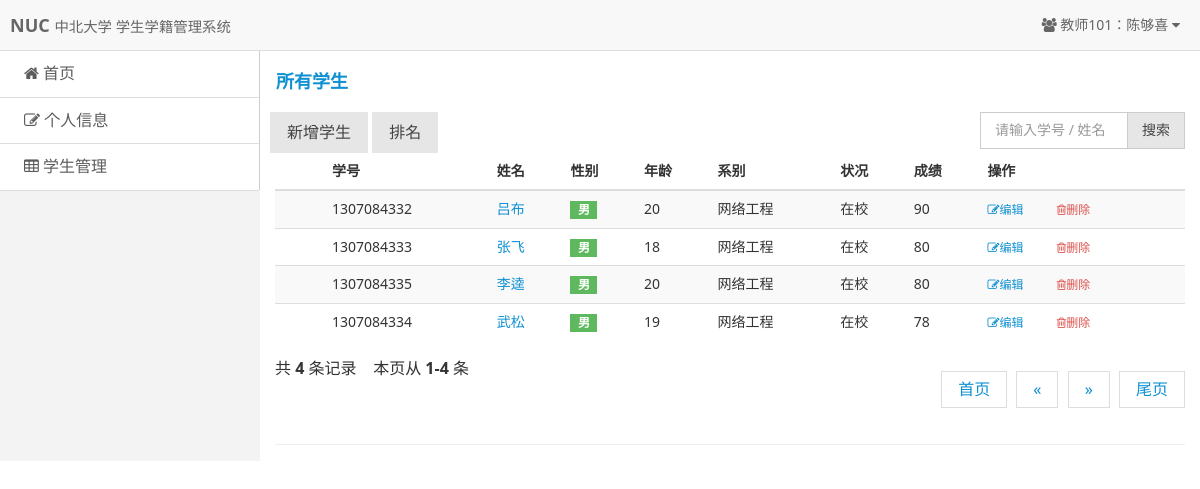
/pages/admin-stus.php?r=stus&grade=1 (signed in), run on the app's committed database.
### tables this page shows
CREATE TABLE `teacher` (
  `id` int(11) NOT NULL AUTO_INCREMENT,
  `tno` varchar(20) NOT NULL,
  `tname` varchar(20) NOT NULL,
  `tsex` varchar(20) NOT NULL,
  `password` varchar(100) NOT NULL,
  PRIMARY KEY (`id`)
);

CREATE TABLE `student` (
  `id` int(11) NOT NULL AUTO_INCREMENT,
  `sno` varchar(20) NOT NULL,
  `sname` varchar(20) NOT NULL,
  `ssex` varchar(20) NOT NULL,
  `sage` smallint(6) NOT NULL,
  `sdept` varchar(20) NOT NULL,
  `password` varchar(100) NOT NULL,
  `status` varchar(20) NOT NULL DEFAULT '在校',
  PRIMARY KEY (`id`)
);

CREATE TABLE `grade` (
  `id` int(11) NOT NULL AUTO_INCREMENT,
  `sno` varchar(20) NOT NULL,
  `cno` varchar(20) NOT NULL,
  `grade` varchar(20) DEFAULT NULL,
  PRIMARY KEY (`id`),
  KEY `sno` (`sno`),
  KEY `cno` (`cno`)
);

### inc/checklogin.php (called while the page is built, shortened)
<?php
$user = $_COOKIE ['user'];
$user_type = $_COOKIE ['user_type'];
if ($user == "") {
	header ( "Location: ?r=login" );
	exit ();
} else {
	switch ($user_type) {
		case 0 :
			$query = "SELECT * FROM teacher WHERE tno='$user'";
			$result = mysql_query ( $query ) or die ( 'SQL语句有误：' . mysql_error () );
			$users = mysql_fetch_array ( $result );
			$username = "教师{$users ['tno']}：" . $users ['tname'];
			break;
	}
}

### pages/admin-stus.php (the view, shortened to what this page needs)
<?php
require 'inc/checklogin.php';
include 'inc/page.class.php';
$query = "SELECT * FROM student";
$grade = $_GET ['grade'];
if ($grade == 1 && $user_type == 0) {
	$stu_teacher = mysql_fetch_array ( mysql_query ( "SELECT cno,cname FROM course WHERE tno='{$users['tno']}'" ) );
	$query = "SELECT student.sno sno,student.sname sname,student.ssex ssex,student.sage sage,student.sdept sdept,student.status status,grade.grade grade FROM student,grade WHERE student.sno=grade.sno AND grade.cno='{$stu_teacher['cno']}' ORDER BY grade DESC";
}
$result = mysql_query ( $query ) or die ( 'SQL语句有误：' . mysql_error () );
?>
<!doctype html>
<html class="no-js">
<head>
<link rel="stylesheet" href="assets/css/amazeui.min.css" />
<link rel="stylesheet" href="assets/css/admin.css">
</head>
<body>
	<header class="am-topbar admin-header">
		<?php require 'template/header.php';?>
	</header>
	<div class="am-cf admin-main">
		<?php require 'template/sidebar.php';?>
		<div class="admin-content">
			<div class="am-cf am-padding">
				<div class="am-fl am-cf">
					<strong class="am-text-primary am-text-lg">所有学生</strong>
				</div>
			</div>
			<div class="am-g">
				<div class="am-u-md-6 am-cf">
					<div class="am-fl am-cf">
						<div class="am-btn-toolbar am-fl">
							<?php
							if ($user_type == 0) {
								echo "<a href='?r=stunew'><button
										class='am-btn am-btn-default'>新增学生</button></a> ";
								echo "<a href='?r=stus&grade=1'><button
										class='am-btn am-btn-default'>排名</button></a> ";
							}
							?>
						</div>
					</div>
				</div>
				<div class="am-u-md-3 am-cf">
					<div class="am-fr">
						<form method="post" action="" enctype="multipart/form-data">
							<div class="am-input-group am-input-group-sm">
								<input type="text" class="am-form-field" name="searchkeys"
									placeholder="请输入学号 / 姓名" value=""> <span
									class="am-input-group-btn">
									<button class="am-btn am-btn-default" type="submit"
										name="search" value="yes">搜索</button>
								</span>
							</div>
						</form>
					</div>
				</div>
			</div>
			<div class="am-g">
				<div class="am-u-sm-12">
					<div class="am-form">
						<table class="am-table am-table-striped am-table-hover table-main">
							<thead>
								<tr>
									<th class="table-id"></th>
									<th>学号</th>
									<th>姓名</th>
									<th>性别</th>
									<th>年龄</th>
									<th>系别</th>
									<th>状况</th>
									<?php
									if ($user_type == 0) {
										echo "<th>成绩</th>";
									}
									?>
									<th>操作</th>
								</tr>
							</thead>
							<tbody>
							<?php
							$bignum = 20;
							$da_num = mysql_num_rows ( $result );
							$page = new Page ( $da_num, $bignum );
							$query .= " {$page->limit}";
							$result = mysql_query ( $query ) or die ( '分页出错:' . mysql_error () );
							while ( $stus = mysql_fetch_array ( $result ) ) {
								?>
								<tr>
									<td></td>
									<td><?php echo $stus['sno']?></td>
									<td><a href="#"><?php echo $stus['sname']?></a></td>
									<td><span class="am-badge am-badge-success"><?php echo $stus['ssex']?></span></td>
									<td><?php echo $stus['sage']?></td>
									<td><?php echo $stus['sdept']?></td>
									<td><?php echo $stus['status']?></td>
									<?php
								if ($user_type == 0) {
									$stu_tea = mysql_fetch_array ( mysql_query ( "SELECT cno,cname FROM course WHERE tno='{$users['tno']}'" ) );
									$stu_grade = mysql_fetch_array ( mysql_query ( "SELECT * FROM grade WHERE sno='{$stus['sno']}' AND cno='{$stu_tea['cno']}'" ) );
									echo "<td>{$stu_grade['grade']}</td>";
									?>
									<td><a href="?r=stuedit&sno=<?php echo $stus['sno']?>"
										class="am-btn-xs"><i class="am-icon-pencil-square-o"></i>编辑</a>
										<a class="am-btn am-btn-xs"> </a> <a
										href="?r=stus&delete=<?php echo $stus['sno']?>"
										onClick="return confirm('操作警告：\n\n请注意，删除后无法恢复，请谨慎操作\n\n您确定要删除吗？') "
										class="am-btn-xs am-text-danger"> <i class="am-icon-trash-o"></i>删除
									</a></td>
									<?php }?>
								</tr>
								<?php }?>
							</tbody>
						</table>
						<div class="am-cf">
							<?php echo $page->getMessage()?>
							<div class="am-fr">
								<ul class="am-pagination">
									<li><a href="<?php echo $page->startPage()?>">首页</a></li>
									<li><a href="<?php echo $page->prevPage()?>">«</a></li>
									<li><a href="<?php echo $page->nextPage()?>">»</a></li>
									<li><a href="<?php echo $page->endPage()?>">尾页</a></li>
								</ul>
							</div>
						</div>
						<hr />
					</div>
				</div>
			</div>
		</div>
	</div>
</body>
</html>

### template/header.php (shortened to what this page needs)
<div class="am-topbar-brand">
	<strong>NUC</strong> <small>中北大学 学生学籍管理系统</small>
</div>
<div class="am-collapse am-topbar-collapse" id="topbar-collapse">
	<ul
		class="am-nav am-nav-pills am-topbar-nav am-topbar-right admin-header-list">
		<li class="am-dropdown" data-am-dropdown><a class="am-dropdown-toggle"
			data-am-dropdown-toggle href="javascript:;"> <span
				class="am-icon-users"></span> <?php echo $username?> <span
				class="am-icon-caret-down"></span>
		</a>
			</li>
	</ul>
</div>

### assets/css/admin.css (style rules this page uses)
ul { margin-top: 0; }
.admin-header { font-size: 1.4rem; margin-bottom: 0; }
.admin-main { background: #f3f3f3; }
.admin-content { width: auto; overflow: hidden; height: 100%; background: #fff; }
.table-main { font-size: 1.4rem; padding: .5rem; }
.table-id { width: 50px; }

### data on the page
teacher: username "教师101：陈够喜"
student: sno "1307084332", sname "吕布", ssex "男", sage "20", sdept "网络工程", status "在校", grade.grade "90"
student: sno "1307084333", sname "张飞", ssex "男", sage "18", sdept "网络工程", status "在校", grade.grade "80"
student: sno "1307084335", sname "李逵", ssex "男", sage "20", sdept "网络工程", status "在校", grade.grade "80"
student: sno "1307084334", sname "武松", ssex "男", sage "19", sdept "网络工程", status "在校", grade.grade "78"

### other printed values
$guanli "管理"
$this->total "4"
$this->start() "1"
$this->end() "4"
